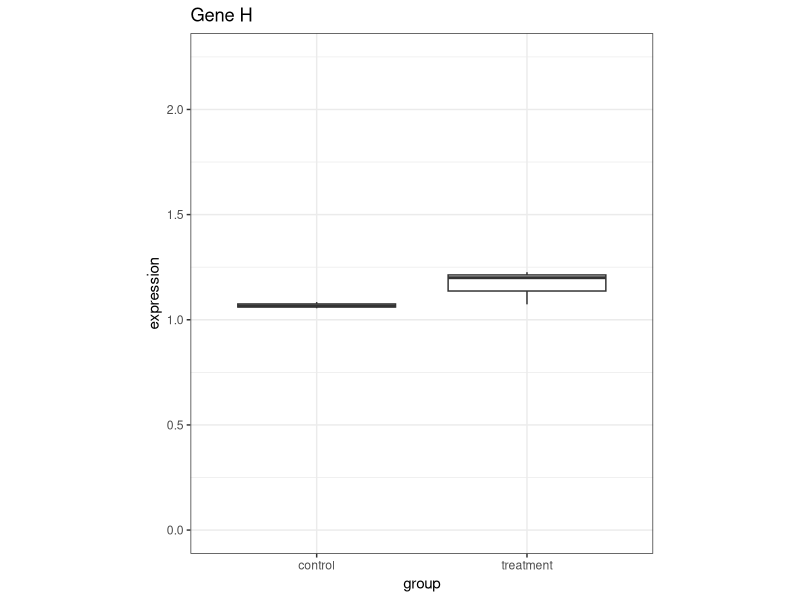
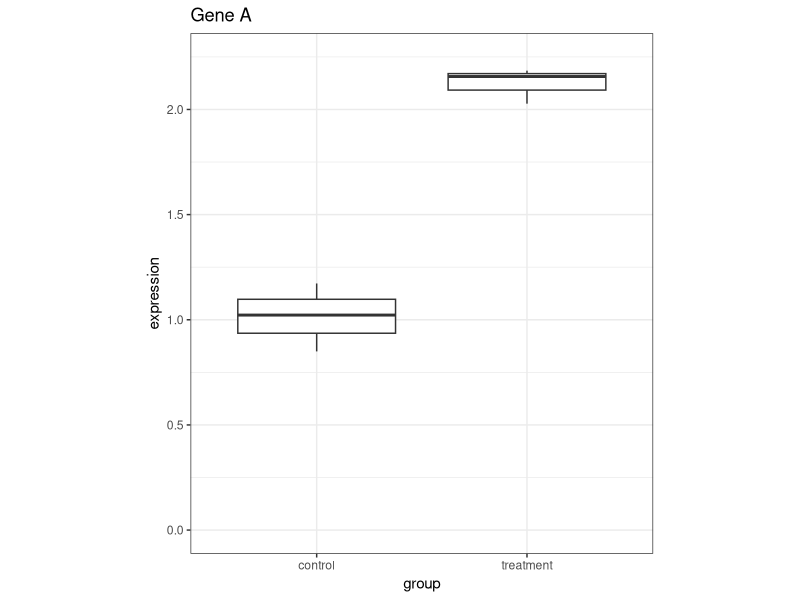
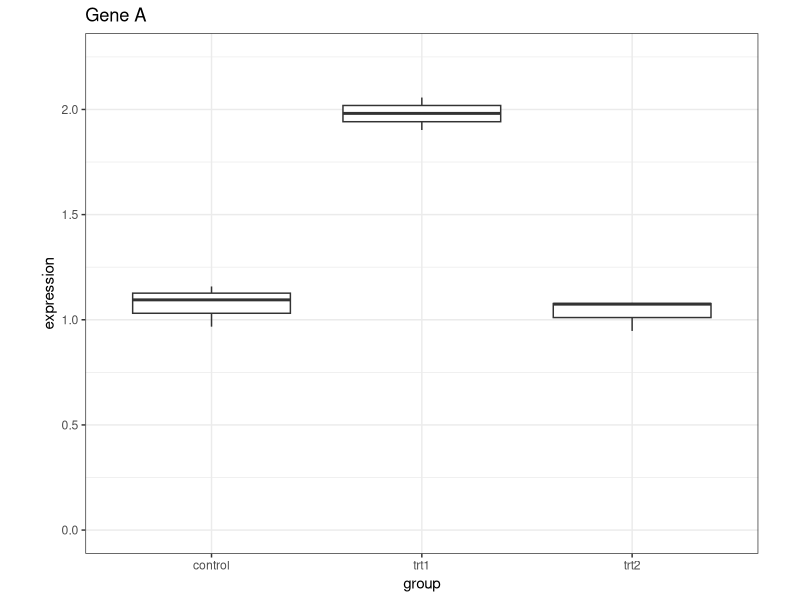
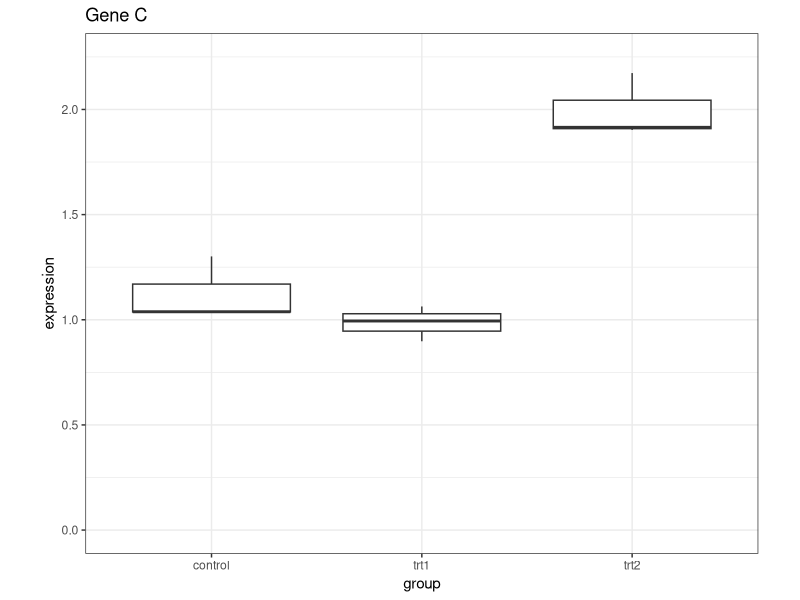
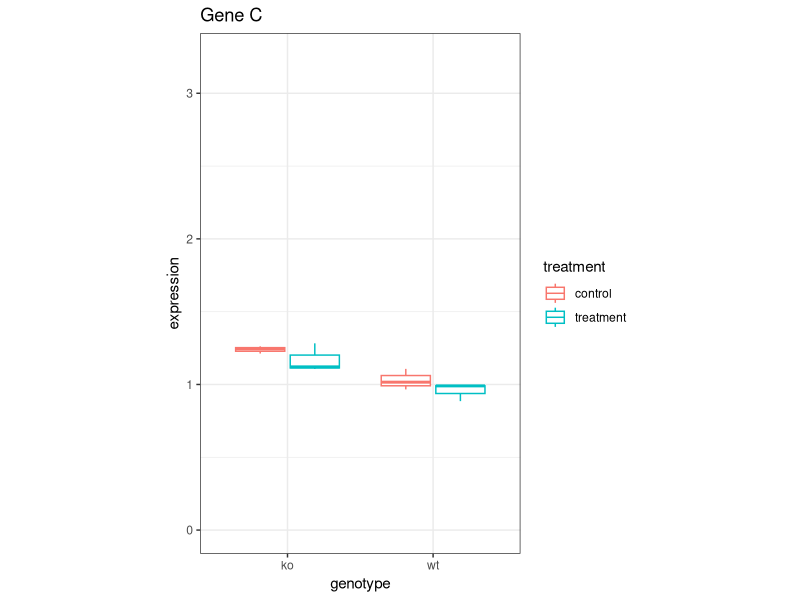
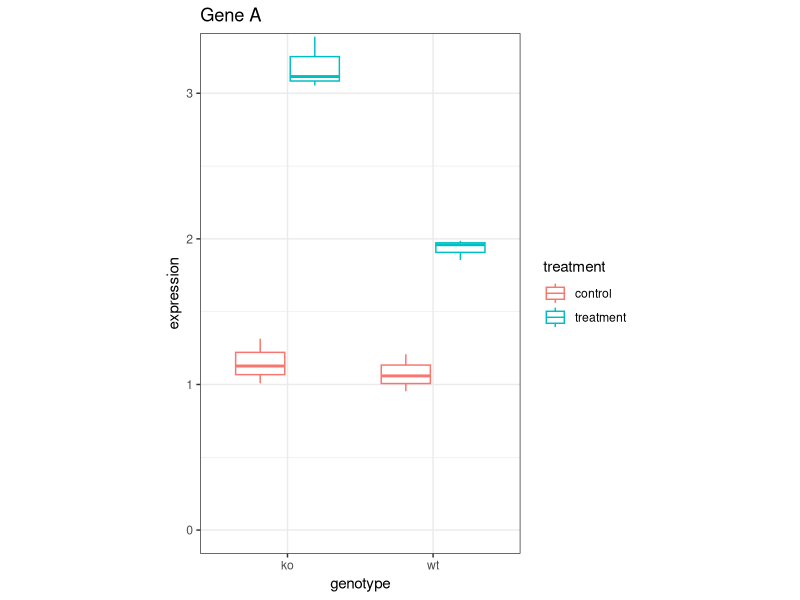
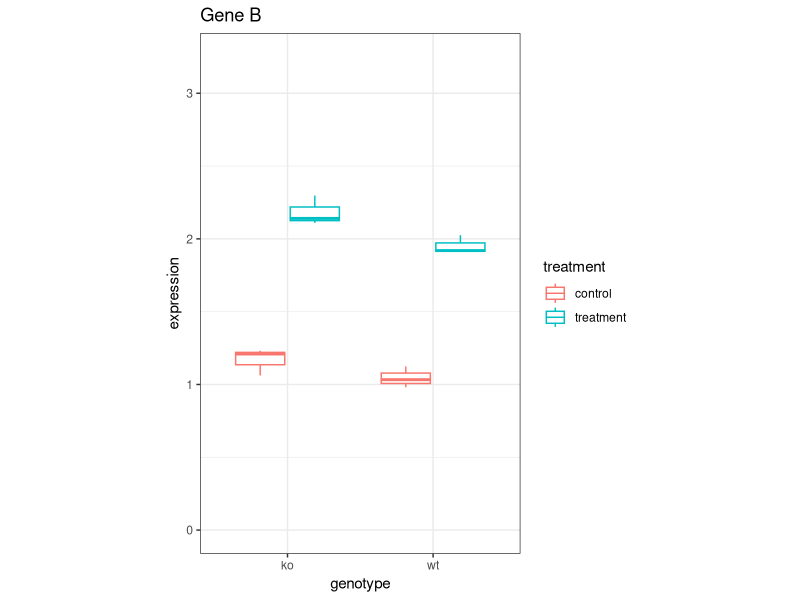

Write the R code that produced these figures, in order.
## ---- chunk 1
knitr::opts_chunk$set(echo = TRUE)

# install.packages("tidyverse")
library(tidyverse)

# if (!require("BiocManager", quietly = TRUE))
#     install.packages("BiocManager")
# 
# BiocManager::install("limma")
library(limma)
## ---- chunk 2
# Data for example 1
matrix_one <- tibble::tibble(
  gene_name = paste0("Gene_", letters[1:10]),
  mouse_1 = rnorm(n = 10, mean = 1, sd = 0.1),
  mouse_2 = rnorm(n = 10, mean = 1, sd = 0.1),
  mouse_3 = rnorm(n = 10, mean = 1, sd = 0.1),
  mouse_4 = rnorm(n = 10, mean = 1, sd = 0.1),
  mouse_5 = rnorm(n = 10, mean = 1, sd = 0.1),
  mouse_6 = rnorm(n = 10, mean = 1, sd = 0.1)
)

matrix_a_b <- matrix_one %>% 
                dplyr::filter(gene_name %in% c("Gene_a", "Gene_b")) %>% 
                dplyr::mutate(across(c(mouse_4, mouse_5, mouse_6),
                                     ~. + 1))
matrix_one <- dplyr::bind_rows(matrix_a_b, matrix_one[3:10, ])
matrix_one_rownames <- matrix_one$gene_name
matrix_one <- matrix_one %>% 
                dplyr::select(-gene_name) %>% 
                as.matrix()
rownames(matrix_one) <- matrix_one_rownames

pheno_one <- tibble::tibble(
  treatment = c("control", "control", "control", "treatment", "treatment", "treatment")
) %>% 
  dplyr::mutate(treatment  = factor(treatment, 
                                    levels = c("control", "treatment")))
rownames(pheno_one) <- colnames(matrix_one)
rm(matrix_a_b, matrix_one_rownames)

# Data for example 2
matrix_two <- tibble::tibble(
  gene_name = paste0("Gene_", letters[1:10]),
  mouse_1 = rnorm(n = 10, mean = 1, sd = 0.1),
  mouse_2 = rnorm(n = 10, mean = 1, sd = 0.1),
  mouse_3 = rnorm(n = 10, mean = 1, sd = 0.1),
  mouse_4 = rnorm(n = 10, mean = 1, sd = 0.1),
  mouse_5 = rnorm(n = 10, mean = 1, sd = 0.1),
  mouse_6 = rnorm(n = 10, mean = 1, sd = 0.1),
  mouse_7 = rnorm(n = 10, mean = 1, sd = 0.1),
  mouse_8 = rnorm(n = 10, mean = 1, sd = 0.1),
  mouse_9 = rnorm(n = 10, mean = 1, sd = 0.1)
)

matrix_a_b <- matrix_two %>% 
                dplyr::filter(gene_name %in% c("Gene_a", "Gene_b")) %>% 
                dplyr::mutate(across(c(mouse_4, mouse_5, mouse_6),
                                     ~. + 1))
matrix_c_d <- matrix_two %>% 
                dplyr::filter(gene_name %in% c("Gene_c", "Gene_d")) %>% 
                dplyr::mutate(across(c(mouse_7, mouse_8, mouse_9),
                                     ~. + 1))
matrix_two <- dplyr::bind_rows(matrix_a_b, matrix_c_d, matrix_two[5:10, ])
matrix_two_rownames <- matrix_two$gene_name
matrix_two <- matrix_two %>% 
                dplyr::select(-gene_name) %>% 
                as.matrix()
rownames(matrix_two) <- matrix_two_rownames

pheno_two <- tibble::tibble(
  treatment = c("control", "control", "control", "trt1", "trt1", "trt1","trt2", "trt2", "trt2")
) %>% 
  dplyr::mutate(treatment  = factor(treatment, 
                                    levels = c("control", "trt1", "trt2")))
rownames(pheno_two) <- colnames(matrix_two)
rm(matrix_a_b, matrix_c_d, matrix_two_rownames)

# Data for example 3
matrix_three <- tibble::tibble(
  gene_name = paste0("Gene_", letters[1:10]),
  mouse_1 = rnorm(n = 10, mean = 1, sd = 0.1),
  mouse_2 = rnorm(n = 10, mean = 1, sd = 0.1),
  mouse_3 = rnorm(n = 10, mean = 1, sd = 0.1),
  mouse_4 = rnorm(n = 10, mean = 1, sd = 0.1),
  mouse_5 = rnorm(n = 10, mean = 1, sd = 0.1),
  mouse_6 = rnorm(n = 10, mean = 1, sd = 0.1),
  mouse_7 = rnorm(n = 10, mean = 1, sd = 0.1),
  mouse_8 = rnorm(n = 10, mean = 1, sd = 0.1),
  mouse_9 = rnorm(n = 10, mean = 1, sd = 0.1),
  mouse_10 = rnorm(n = 10, mean = 1, sd = 0.1),
  mouse_11 = rnorm(n = 10, mean = 1, sd = 0.1),
  mouse_12 = rnorm(n = 10, mean = 1, sd = 0.1)
)

# add a little "KO effect"
matrix_three <- matrix_three %>% 
                  dplyr::mutate(across(c("mouse_7", "mouse_8", "mouse_9", "mouse_10",
                                         "mouse_11", "mouse_12"), 
                                       ~. + 0.2))
matrix_a <- matrix_three %>% 
                dplyr::filter(gene_name %in% c("Gene_a")) %>% 
                dplyr::mutate(across(c(mouse_4, mouse_5, mouse_6),
                                     ~. + 1)) %>% 
                dplyr::mutate(across(c(mouse_10, mouse_11, mouse_12),
                                     ~. + 2)) 

matrix_b <- matrix_three %>% 
                dplyr::filter(gene_name %in% c("Gene_b")) %>% 
                dplyr::mutate(across(c(mouse_4, mouse_5, mouse_6),
                                     ~. + 1)) %>% 
                dplyr::mutate(across(c(mouse_10, mouse_11, mouse_12),
                                     ~. + 1)) 

matrix_three <- dplyr::bind_rows(matrix_a, matrix_b, matrix_three[3:10, ])
matrix_three_rownames <- matrix_three$gene_name
matrix_three <- matrix_three %>% 
                dplyr::select(-gene_name) %>% 
                as.matrix()
rownames(matrix_three) <- matrix_three_rownames

pheno_three <- tibble::tibble(
  treatment = c("control", "control", "control", "treatment", "treatment", "treatment", "control", "control", "control", "treatment", "treatment", "treatment"),
  genotype = c(rep("wt", 6), rep("ko", 6)),
) %>% 
  dplyr::mutate(treatment = factor(treatment, 
                                    levels = c("control", "treatment")),
                genotype = factor(genotype,
                                  levels = c("wt", "ko")))
pheno_three <- pheno_three %>% 
                  tidyr::unite("combined", treatment:genotype, remove = FALSE) %>% 
                  dplyr::mutate(combined = factor(combined,
                                                  levels = c("control_wt", "treatment_wt", "control_ko", "treatment_ko"))) %>% 
                  dplyr::relocate(combined, .after = last_col())

rownames(pheno_three) <- colnames(matrix_three)
rm(matrix_a, matrix_b, matrix_three_rownames)
## ---- chunk 3
# plot expression
# for gene whose expression DOESN'T change
matrix_one %>% 
  tibble::as_tibble(rownames = "gene_name") %>% 
  dplyr::filter(gene_name == "Gene_h") %>% 
  tidyr::pivot_longer(cols = !gene_name,
                      names_to = "mouse",
                      values_to = "expression") %>% 
  dplyr::mutate(group = if_else(mouse %in% c("mouse_1", "mouse_2", "mouse_3"),
                                "control", "treatment")) %>% 
  ggplot(aes(group, expression)) +
  geom_boxplot() +
  theme_bw() +
  labs(title = "Gene H") +
  coord_fixed(ylim = c(0, 2.25))

# for gene whose expression DOES change
matrix_one %>% 
  tibble::as_tibble(rownames = "gene_name") %>% 
  dplyr::filter(gene_name == "Gene_a") %>% 
  tidyr::pivot_longer(cols = !gene_name,
                      names_to = "mouse",
                      values_to = "expression") %>% 
  dplyr::mutate(group = if_else(mouse %in% c("mouse_1", "mouse_2", "mouse_3"),
                                "control", "treatment")) %>% 
  ggplot(aes(group, expression)) +
  geom_boxplot() +
  theme_bw() +
  labs(title = "Gene A") +
  coord_fixed(ylim = c(0, 2.25))

# mean-reference model
design_one_a <- model.matrix(~treatment, data = pheno_one) 
design_one_a

colnames(design_one_a) <- c("mean_control", "trt_v_control")
design_one_a

fit_one_a <- limma::lmFit(matrix_one, design_one_a)
efit_one_a <- limma::eBayes(fit_one_a)
limma::topTable(efit_one_a, coef = 2) # can also give names of desired coefficients

# means model
design_one_b <- model.matrix(~0 + treatment, data = pheno_one) 
design_one_b

colnames(design_one_b) <- c("mean_control", "mean_treatment")
design_one_b

fit_one_b <- limma::lmFit(matrix_one, design_one_b)
efit_one_b <- limma::eBayes(fit_one_b)
limma::topTable(efit_one_b, coef = 2)

contrast_one <- limma::makeContrasts(
            delta = mean_treatment - mean_control,
            levels = design_one_b
)
contrast_one

fit_one_b <- limma::lmFit(matrix_one, design_one_b)
contrast_one_fit <- limma::contrasts.fit(fit_one_b, contrast_one)
contrast_efit_one_b <- limma::eBayes(contrast_one_fit)
limma::topTable(contrast_efit_one_b, coef = 1)
## ---- chunk 4
# plot expression
# for gene whose expression is affected by trt1
matrix_two %>% 
  tibble::as_tibble(rownames = "gene_name") %>% 
  dplyr::filter(gene_name == "Gene_a") %>% 
  tidyr::pivot_longer(cols = !gene_name,
                      names_to = "mouse",
                      values_to = "expression") %>% 
  dplyr::mutate(group = case_when(
                        mouse %in% c("mouse_1", "mouse_2", "mouse_3") ~ "control",
                        mouse %in% c("mouse_4", "mouse_5", "mouse_6") ~ "trt1",
                        TRUE ~ "trt2")) %>% 
  ggplot(aes(group, expression)) +
  geom_boxplot() +
  theme_bw() +
  labs(title = "Gene A") +
  coord_fixed(ylim = c(0, 2.25))
# for gene whose expression is affected by trt2
matrix_two %>% 
  tibble::as_tibble(rownames = "gene_name") %>% 
  dplyr::filter(gene_name == "Gene_c") %>% 
  tidyr::pivot_longer(cols = !gene_name,
                      names_to = "mouse",
                      values_to = "expression") %>% 
  dplyr::mutate(group = case_when(
                        mouse %in% c("mouse_1", "mouse_2", "mouse_3") ~ "control",
                        mouse %in% c("mouse_4", "mouse_5", "mouse_6") ~ "trt1",
                        TRUE ~ "trt2")) %>% 
  ggplot(aes(group, expression)) +
  geom_boxplot() +
  theme_bw() +
  labs(title = "Gene C") +
  coord_fixed(ylim = c(0, 2.25))

# differential expression analysis
# using a mean-reference model
design_two <- model.matrix(~treatment, data = pheno_two) 
design_two

colnames(design_two) <- c("mean_control", "trt1_v_control", "trt2_v_control")
design_two

fit_two <- limma::lmFit(matrix_two, design_two)
efit_two <- limma::eBayes(fit_two)
limma::topTable(efit_two, coef = "trt1_v_control")
limma::topTable(efit_two, coef = "trt2_v_control")

results_two <- decideTests(efit_two)
summary(results_two)
## ---- chunk 5
# plot expression
# for gene whose expression is NOT affected by treatment
matrix_three %>% 
  tibble::as_tibble(rownames = "gene_name") %>% 
  dplyr::filter(gene_name == "Gene_c") %>% 
  tidyr::pivot_longer(cols = !gene_name,
                      names_to = "mouse",
                      values_to = "expression") %>% 
  dplyr::mutate(treatment = case_when(
                        mouse %in% c("mouse_1", "mouse_2", "mouse_3", "mouse_7", "mouse_8", "mouse_9") ~ "control",
                        mouse %in% c("mouse_4", "mouse_5", "mouse_6", "mouse_10", "mouse_11", "mouse_12") ~ "treatment"),
                genotype = case_when(
                        mouse %in% c("mouse_1", "mouse_2", "mouse_3", "mouse_4", "mouse_5", "mouse_6") ~ "wt",
                        mouse %in% c("mouse_7", "mouse_8", "mouse_9", "mouse_10", "mouse_11", "mouse_12") ~ "ko")) %>% 
  ggplot(aes(genotype, expression, col = treatment)) +
  geom_boxplot() +
  theme_bw() +
  labs(title = "Gene C") +
  coord_fixed(ylim = c(0, 3.25))

# for gene whose expression is affected by treatment
# gene A
matrix_three %>% 
  tibble::as_tibble(rownames = "gene_name") %>% 
  dplyr::filter(gene_name == "Gene_a") %>% 
  tidyr::pivot_longer(cols = !gene_name,
                      names_to = "mouse",
                      values_to = "expression") %>% 
  dplyr::mutate(treatment = case_when(
                        mouse %in% c("mouse_1", "mouse_2", "mouse_3", "mouse_7", "mouse_8", "mouse_9") ~ "control",
                        mouse %in% c("mouse_4", "mouse_5", "mouse_6", "mouse_10", "mouse_11", "mouse_12") ~ "treatment"),
                genotype = case_when(
                        mouse %in% c("mouse_1", "mouse_2", "mouse_3", "mouse_4", "mouse_5", "mouse_6") ~ "wt",
                        mouse %in% c("mouse_7", "mouse_8", "mouse_9", "mouse_10", "mouse_11", "mouse_12") ~ "ko")) %>% 
  ggplot(aes(genotype, expression, col = treatment)) +
  geom_boxplot() +
  theme_bw() +
  labs(title = "Gene A") +
  coord_fixed(ylim = c(0, 3.25))

# gene B
matrix_three %>% 
  tibble::as_tibble(rownames = "gene_name") %>% 
  dplyr::filter(gene_name == "Gene_b") %>% 
  tidyr::pivot_longer(cols = !gene_name,
                      names_to = "mouse",
                      values_to = "expression") %>% 
  dplyr::mutate(treatment = case_when(
                        mouse %in% c("mouse_1", "mouse_2", "mouse_3", "mouse_7", "mouse_8", "mouse_9") ~ "control",
                        mouse %in% c("mouse_4", "mouse_5", "mouse_6", "mouse_10", "mouse_11", "mouse_12") ~ "treatment"),
                genotype = case_when(
                        mouse %in% c("mouse_1", "mouse_2", "mouse_3", "mouse_4", "mouse_5", "mouse_6") ~ "wt",
                        mouse %in% c("mouse_7", "mouse_8", "mouse_9", "mouse_10", "mouse_11", "mouse_12") ~ "ko")) %>% 
  ggplot(aes(genotype, expression, col = treatment)) +
  geom_boxplot() +
  theme_bw() +
  labs(title = "Gene B") +
  coord_fixed(ylim = c(0, 3.25))

# differential expression analysis
# Refer to section 9.5 of limma guide
design_three <- model.matrix(~0 + combined, data = pheno_three)
design_three

colnames(design_three) <- c("control_wt", "treatment_wt", "control_ko", "treatment_ko")

fit_three <- limma::lmFit(matrix_three, design_three)
contrast_three <- limma::makeContrasts(
            trt_vs_con_wt = treatment_wt - control_wt,
            trt_vs_con_ko = treatment_ko - control_ko,
            diff = (treatment_ko - control_ko) - (treatment_wt - control_wt),
            levels = design_three
)
contrast_three

contrast_three_fit <- limma::contrasts.fit(fit_three, contrast_three)
efit_three <- limma::eBayes(contrast_three_fit)
topTable(efit_three, coef = "trt_vs_con_wt")
